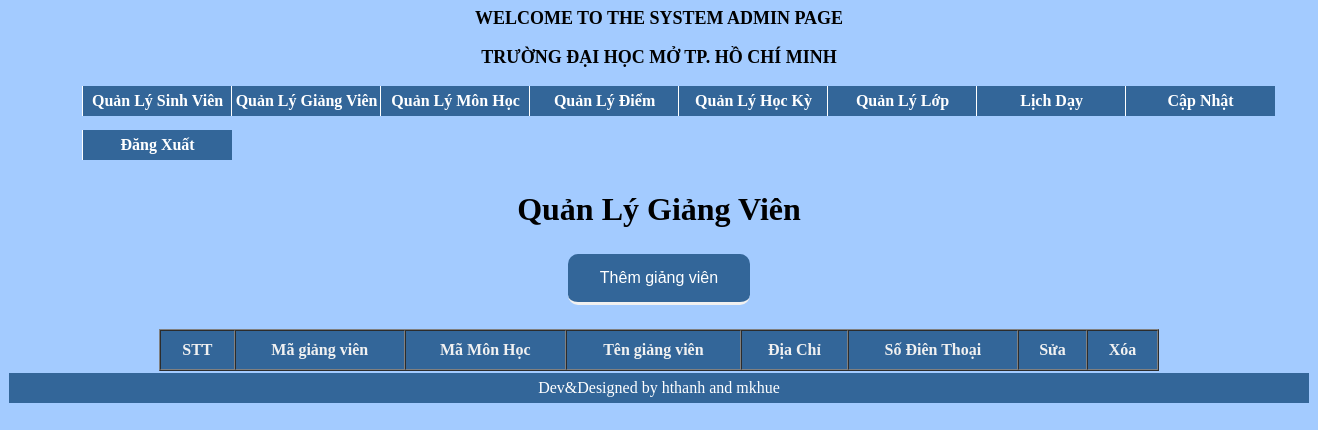
Page /admin/index.php?mod=gv (signed in) on the earlier database version.
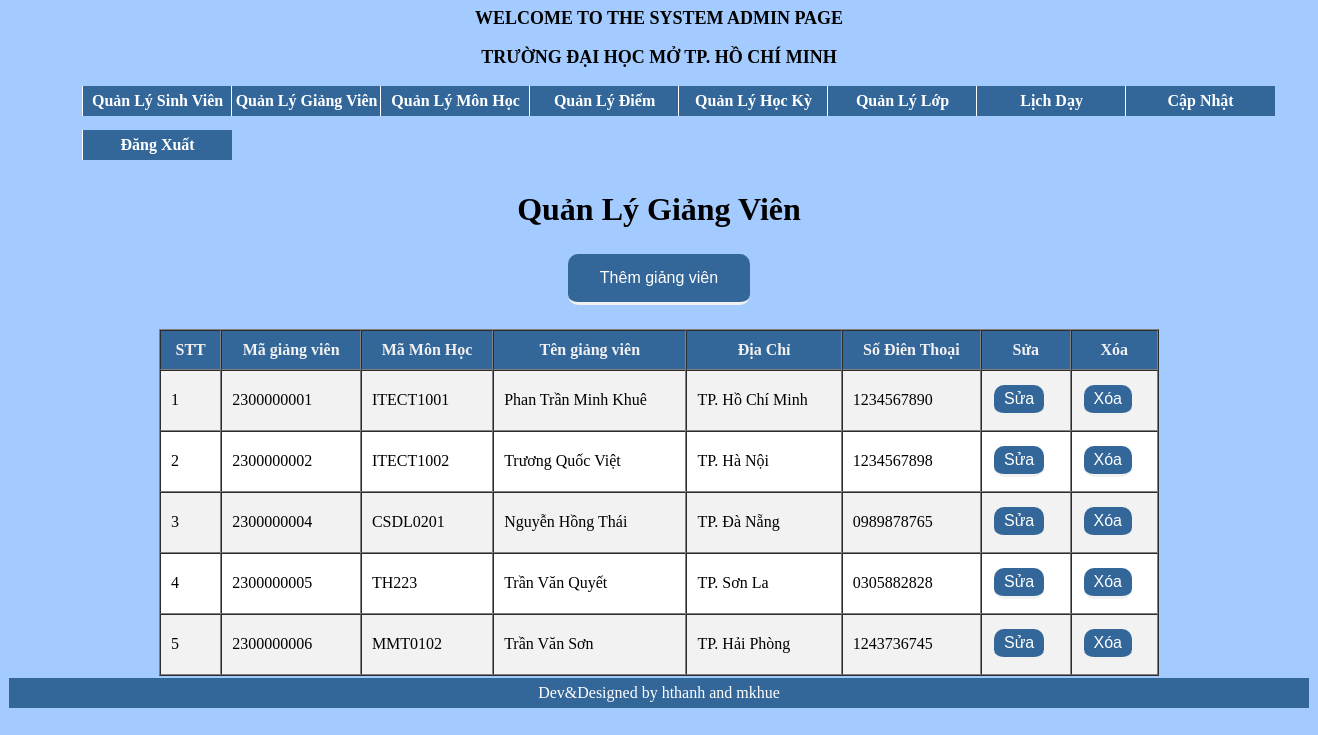
Same page on the later database version.
### tables this page shows
CREATE TABLE `giaovien` (
  `Magv`  varchar(10) NOT NULL,
  `MaMonHoc` varchar(15) NOT NULL,
  `Tengv` varchar(50) NOT NULL,
  `DiaChi` varchar(50) NOT NULL,
  `SDT` varchar(11) NOT NULL,
  `passwordgv` varchar(50) NOT NULL
);

### classes/giaovien.class.php (called while the page is built, shortened)
<?php
class giaovien extends DB
{
    function allgv()
    {
        $con=$this->connect();
        $sql="select * from giaovien";
        $query=mysqli_query($con,$sql);
        $result=array();
        if($query)
        {
            while($row=mysqli_fetch_assoc($query))
            {
                $result[]=$row;
            }
        }
        return $result;
    }
}

### admin/xem_gv.php (the view, shortened to what this page needs)
<H1 align="center" style="font-family: Tahoma">Quản Lý Giảng Viên</H1>
<h2 align="center">
	<a href="add_gv.php">
		<button type='button' class = "add-button" >Thêm giảng viên</button>
	</a>
</h2>
<table align='center' width='1000' border='1' cellspacing="0" cellpadding="10">
	<tr class = "ToT">
		<td>STT</td>
		<td>Mã giảng viên</td>
		<td>Mã Môn Học</td>
		<td>Tên giảng viên </td>
		<td>Địa Chỉ</td>
		<td>Số Điên Thoại</td>
		<td>Sửa</td>
		<td>Xóa</td>
	</tr>
	<?php
	require '../classes/giaovien.class.php';
	$con = new giaovien();
	$giaovien = $con->allgv();
	$stt = 0;
	foreach ($giaovien as $row) {
		$stt++;
		$row_color = ($stt % 2 == 0) ? "#ffffff" : "#f2f2f2";
		echo "<tr style='background-color: $row_color;'>";
		echo "<td>$stt</td>";
		echo "<td>$row[Magv]</td>";
		echo "<td>$row[MaMonHoc]</td>";
		echo "<td>$row[Tengv]</td>";
		echo "<td>$row[DiaChi]</td>";
		echo "<td>$row[SDT]</td>";
		echo "<td>
		<a href='sua_gv.php?cma=$row[Magv]'>
		<button type='button' class = 'fix-button'>Sửa
		</button>
		</a>
		</td>";
		echo "<td>
		<a href='xoa_gv.php?Ma=$row[Magv]' onclick='return XacNhan();'>
		<button type='button' class = 'fix-button' >Xóa</button>
		</a>
		</td>";
		echo "</tr>";
	}
	?>

### admin/index.php (shortened to what this page needs)
<div class="banner">
    <body bgcolor="#a3cbff">
        <link rel="stylesheet" type="text/css" href="style.css">
        <link rel="stylesheet" href="../assets/css/css/stylea.css">
        <div id="menu">
            <p style="font-family:Tahoma;font-weight: bold;text-align: center;font-size: large">WELCOME TO THE SYSTEM
                ADMIN PAGE</p>
            <p style="font-family:Tahoma;font-weight: bold;text-align: center;font-size: large">TRƯỜNG ĐẠI HỌC MỞ TP. HỒ
                CHÍ MINH</p>
            <ul>
                <li><a href="index.php?mod=hs">Quản Lý Sinh Viên</a></li>
                <li><a href="index.php?mod=gv">Quản Lý Giảng Viên</a></li>
                <li><a href="index.php?mod=mh">Quản Lý Môn Học</a></li>
                <li><a href="index.php?mod=diem">Quản Lý Điểm</a></li>
                <li><a href="index.php?mod=hk">Quản Lý Học Kỳ</a></li>
                <li><a href="index.php?mod=lop">Quản Lý Lớp</a></li>
                <li><a href="index.php?mod=day">Lịch Dạy</a></li>
                <li><a href="index.php?mod=capnhat">Cập Nhật</a></li>
                <li><a href="index.php?mod=dangxuat">Đăng Xuất</a></li>
            </ul>
        </div>
        <div class="right">
            <?php include "mod.php"; ?>
        </div>
        <table border=0 cellpadding5 cellspacing=0 align="center" width="1300">
            <TR>
                <TD>
            <tr>
                <td colspan="2" bgcolor="#336699" align="center" style="color:white; height: 30px">
                    Dev&Designed by hthanh and mkhue <br>
                </td>
            </tr>
            </td>
            </TR>
        </table>

### admin/mod.php (shortened to what this page needs)
<?php
$mod = isset ($_GET["mod"]) ? $_GET["mod"] : "";
if ($mod == "gv") {
    include ROOT . "/xem_gv.php";
}
?>

### assets/css/css/stylea.css (style rules this page uses)
.ToT { color: #f1f1f1; background-color: #336699; text-align: center; font-weight: bold; }

### admin/index.php (style rules this page uses)
#menu ul { margin-left: 3%; }
#menu ul li { color: #f1f1f1; display: inline-block; width: 150px; height: 40px; line-height: 40px; margin-left: -5px; text-align: center; font-weight: bold; }
#menu ul a { text-decoration: none; width: 149px; float: left; background: #336699; color: #FFFFFF; text-align: center; line-height: 30px; font-weight: bold; border-left: 1px solid #FFFFFF; }

Differences in the rows shown:
added giaovien: Magv "2300000001", MaMonHoc "ITECT1001", Tengv "Phan Trần Minh Khuê", DiaChi "TP. Hồ Chí Minh", SDT "1234567890"
added giaovien: Magv "2300000002", MaMonHoc "ITECT1002", Tengv "Trương Quốc Việt", DiaChi "TP. Hà Nội", SDT "1234567898"
added giaovien: Magv "2300000004", MaMonHoc "CSDL0201", Tengv "Nguyễn Hồng Thái", DiaChi "TP. Đà Nẵng", SDT "0989878765"
added giaovien: Magv "2300000005", MaMonHoc "TH223", Tengv "Trần Văn Quyết", DiaChi "TP. Sơn La", SDT "0305882828"
added giaovien: Magv "2300000006", MaMonHoc "MMT0102", Tengv "Trần Văn Sơn", DiaChi "TP. Hải Phòng", SDT "1243736745"
